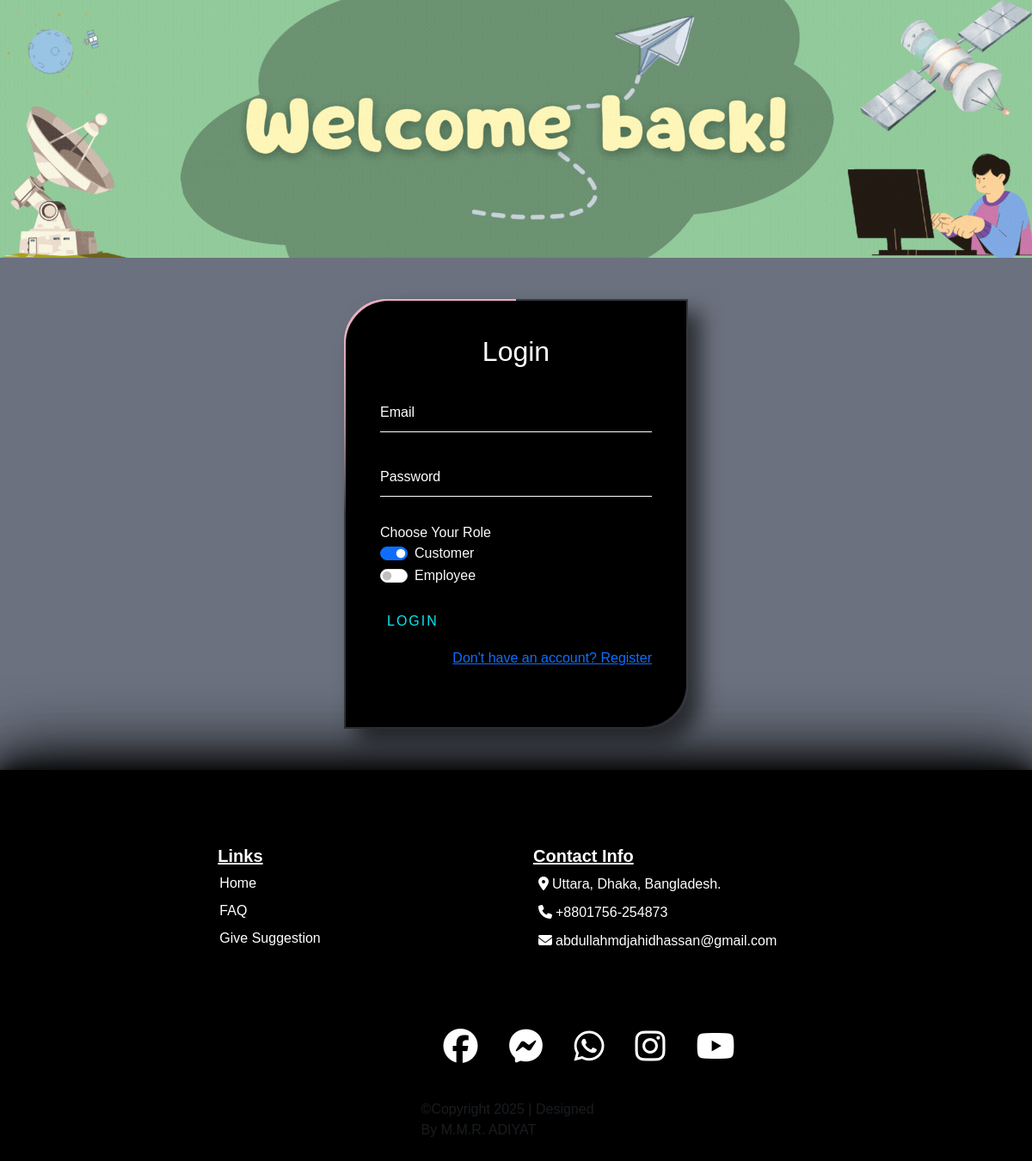
The page /login.php on the database its author committed.
### tables this page shows
CREATE TABLE `footer_data` (
  `id` int NOT NULL,
  `address_text` varchar(100) DEFAULT NULL,
  `address_link` varchar(255) DEFAULT NULL,
  `phone_text` varchar(20) DEFAULT NULL,
  `phone_link` varchar(255) DEFAULT NULL,
  `mail_text` varchar(50) DEFAULT NULL,
  `mail_link` varchar(255) DEFAULT NULL,
  `fb_link` varchar(255) DEFAULT NULL,
  `ms_link` varchar(255) DEFAULT NULL,
  `wh_link` varchar(255) DEFAULT NULL,
  `in_link` varchar(255) DEFAULT NULL,
  `yt_link` varchar(255) DEFAULT NULL
);

### login.php (the view, shortened to what this page needs)
<?php
    require '_database_connect.php';
?>
<!DOCTYPE html>
<html lang="en">
<head>
    <?php require '_link_common.php'; ?>
    <link rel="stylesheet" href="login.css">
    <link rel="stylesheet" href="footer.css">
</head>
<body>
    <img src="images\banar\welcome_back.gif" class="d-block w-100 mb-5" alt="Welcome">
    <div class="login-box mb-5">
        <form class='login_form' action="login.php" method="post">
            <h2>Login</h2>
            <div class="user-input">
                <input type="email" name="userid" required>
                <label>Email</label>
            </div>
            <div class="user-input">
                <input type="password" name="pass" required>
                <label>Password</label>
            </div>
            <label class="text-light fs-6">Choose Your Role</label>
            <div class="form-check form-switch">
                <input class="form-check-input" type="radio" name="user" value="customer" id="user-customer" checked>
                <label class="form-check-label text-light fs-7" for="user-customer">Customer</label>
            </div>
            <div class="form-check form-switch">
                <input class="form-check-input" type="radio" name="user" value="employee" id="user-employee">
                <label class="form-check-label text-light fs-7" for="user-employee">Employee</label>
            </div>
            <span class="login-span my-4">
                <input class="login-btn" type="submit" value="LOGIN">
            </span>
            <div class="position-relative bg-light mt-5">
                <div class="position-absolute top-0 end-0 mt-4">
                    <a href="registration.php">Don't have an account? Register</a><br>
                </div>
            </div>
        </form>
    </div>
    <?php include '_footer_common.php';?>
</body>
</html>

### _footer_common.php (shortened to what this page needs)
<?php
$home_link = "dash_";
if(isset($_SESSION['user'])){
    if($_SESSION['user']!='customer' && $_SESSION['user']!='employee'){
        $home_link .= 'admin';
    } else $home_link .= $_SESSION['user'];
    $home_link .= '.php';
} else $home_link .= '#';
require '_database_connect.php';
$footer_info_sql = "SELECT * FROM `footer_data` WHERE 1";
$find_footer_info = mysqli_query($connect, $footer_info_sql);
$footer_info = mysqli_fetch_assoc($find_footer_info);
?>
<div class="footer text-white">
    <button class="footer-uper-btn btn"></button>
    <footer class="py-2">
        <div class="row row-cols-1 row-cols-sm-2 row-cols-md-2 row-cols-lg-3 py-2 my-5 px-2 my-2 justify-content-center">
            <div class="col mb-3 px-lg-5 ">
                <h5 class="px-2"><u>Links</u></h5>
                <ul class="nav flex-column gap-2">
                    <li><a href="<?php echo $home_link;?>" target="_blank" class="footer-links">Home</a></li>
                    <li><a href="<?php echo $home_link;?>" target="_blank" class="footer-links">FAQ</a></li>
                    <li><a href="<?php echo $home_link;?>" target="_blank" class="footer-links">Give Suggestion</a></li>
                </ul>
            </div>
            <div class="col mb-3">
                <h5 class="px-2"><u>Contact Info</u></h5>
                <ul class="nav flex-column gap-2">
                    <li><a href="<?php echo $footer_info['address_link'];?>" target="_blank" class="footer-links"><i class="fa-solid fa-location-dot p-1"></i><?php echo $footer_info['address_text'];?></a></li>
                    <li><a href="<?php echo $footer_info['phone_link'];?>" target="_blank" class="footer-links"><i class="fa-solid fa-phone p-1"></i><?php echo $footer_info['phone_text'];?></a></li>
                    <li><a href="<?php echo $footer_info['mail_link'];?>" target="_blank" class="footer-links"><i class="fa-solid fa-envelope p-1"></i><?php echo $footer_info['mail_text'];?></a></li>
                </ul>
            </div>
        </div>
        <div class="row row-cols-1 row-cols-sm-2 row-cols-md-5 py-2 my-2 justify-content-center">
            <div class="col-auto ">
                <ul class="list-unstyled d-flex">
                    <li class="ms-3"><a href="<?php echo $footer_info['fb_link'];?>" target="_blank" class="fa-brands fa-facebook mediaicons"></a></li>
                    <li class="ms-3"><a href="<?php echo $footer_info['ms_link'];?>" target="_blank" class="fa-brands fa-facebook-messenger mediaicons"></a></li>
                    <li class="ms-3"><a href="<?php echo $footer_info['wh_link'];?>" target="_blank" class="fa-brands fa-whatsapp mediaicons"></a></li>
                    <li class="ms-3"><a href="<?php echo $footer_info['in_link'];?>" target="_blank" class="fa-brands fa-instagram mediaicons"></a></li>
                    <li class="ms-3"><a href="<?php echo $footer_info['yt_link'];?>" target="_blank" class="fa-brands fa-youtube mediaicons"></a></li>
                </ul>
            </div>
        </div>
        <div class="row row-cols-1 row-cols-sm-2 row-cols-md-5 justify-content-center">
            <div class="col-auto">
                <p class="text-muted">©Copyright 2025 | Designed By M.M.R. ADIYAT</p>
            </div>
        </div>
    </footer>
</div>

### variables.css (style rules this page uses)
:root { --carousel-btn-color: aqua; --body-background-color: #6B717E; --login-box-width: 400px; --login-box-height: 500px; --registration-box-width: 400px; --registration-box-height: 850px; }

### all_body.css (style rules this page uses)
* { font-family: Arial, Helvetica, sans-serif; }
body { width: 100%; margin: 0; background-color: var(--body-background-color); }
html { scroll-behavior: smooth; }

### footer.css (style rules this page uses)
:root { --footer-back: black; }
.footer { background-color: var(--footer-back); }
.footer-links { text-decoration: none; color: white; text-align: center; padding-right: 10px; padding-left: 10px; padding-top: 5px; padding-bottom: 5px; }
.footer .mediaicons { font-size: 40px; color: white; border-radius: 50%; padding: 10px; text-decoration: none; }
.footer-uper-btn { height: 10px; width: 100%; color: black; background-color: var(--footer-back); box-shadow: 0 0 100px var(--footer-back), 0 0 90px var(--footer-back), 0 0 80px var(--footer-back), 0 0 70px var(--footer-back), 0 0 60px var(--footer-back), 0 0 50px var(--footer-back), 0 0 40px var(--footer-back), 0 0 30px var(--footer-back), 0 0 20px var(--footer-back), 0 0 10px var(--footer-back); }

### dash.css (style rules this page uses)
h5 { font-weight: bolder; }

### login.css (style rules this page uses)
body { margin:0; padding:0; font-family: sans-serif; background: var(--body-background-color); }
.login-box h2 { margin: 0 0 30px; color: #fff; text-align: center; }
.login-box { position: relative; top: 50%; left: 50%; width: var(--login-box-width); height: var(--login-box-height); transform: translate(-50%); background: rgba(0,0,0,.5); box-sizing: border-box; box-shadow: 15px 15px 25px rgba(0,0,0,.6); border-radius: 50px 0px; overflow: hidden; }
form { position: absolute; padding: 40px; inset: 2px; border-radius: 50px 0px; background-color: black; z-index: 1; }
.login-box::before { content: ""; position: absolute; top: -50%; left: -50%; width: var(--login-box-width); height: var(--login-box-height); background: linear-gradient(0deg, transparent, #D4DCCD,#D4DCCD); transform-origin: bottom right; animation: ani-form-div 6s linear infinite; }
.login-box::after { content: ""; position: absolute; top: -50%; left: -50%; width: var(--login-box-width); height: var(--login-box-height); background: linear-gradient(0deg, transparent, #EFAAC4, #EFAAC4); transform-origin: bottom right; animation: ani-form-div 6s linear -3s infinite; }
.login-box .user-input { position: relative; }
.login-box .user-input input { width: 100%; padding: 10px 0; font-size: 16px; color: #fff; margin-bottom: 30px; border: none; border-bottom: 1px solid #fff; outline: none; background: transparent; }
.login-box .user-input label { position: absolute; top:0; left: 0; padding: 10px 0; font-size: 16px; color: #fff; pointer-events: none; transition: 0.5s; }
.login-span { overflow: hidden; transition: 1s; }
.login-btn { position: relative; display: inline-block; color: #03e9f4; font-size: 16px; transition: .5s; margin: 2px; letter-spacing: 2px; background: black; border: none; }
span { position: absolute; display: block; }

### rows shown on the page
footer_data: address_text "Uttara, Dhaka, Bangladesh.", phone_text "+8801756-254873", mail_text "abdullahmdjahidhassan@gmail.com"
